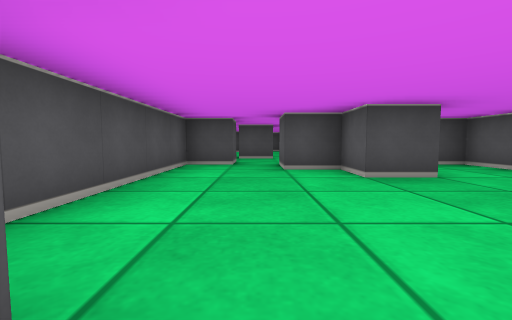
[1] (above)

24 first-person views from a walk through a cub3D level. The camera is about half as high as the walls, tilts 4° down and sees 90° across. The floor is counted in squares. Each view is taken from the middle of a square. On the plan, view 1 faces up. The plan holds only what a view shows up to about 9 squares ahead; the rest is blank.

[2]
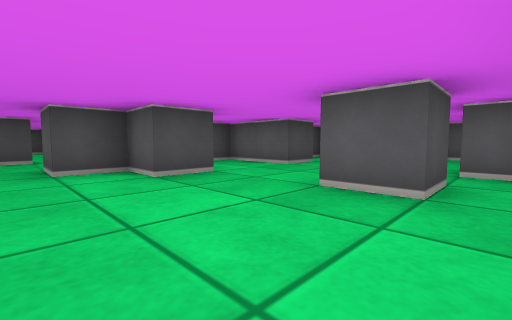

[3]
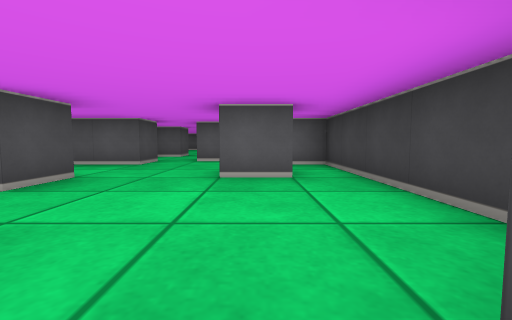

[4]
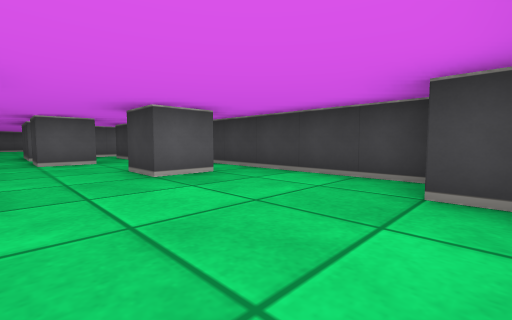

[5]
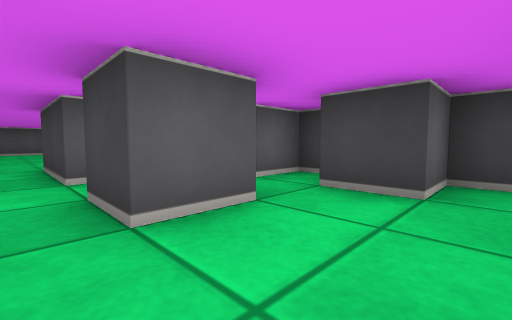

[6]
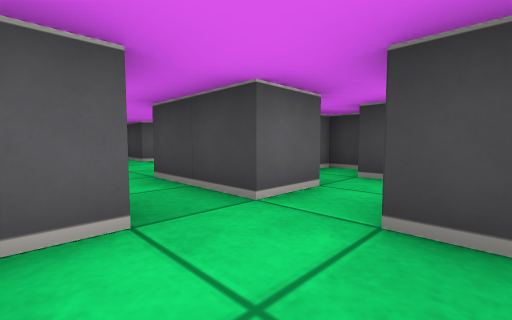

[7]
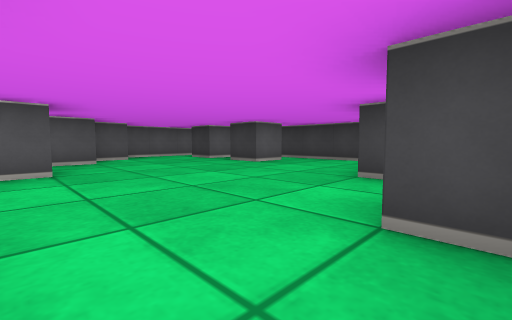

[8]
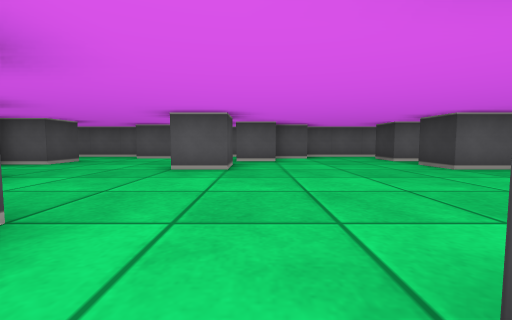

[9]
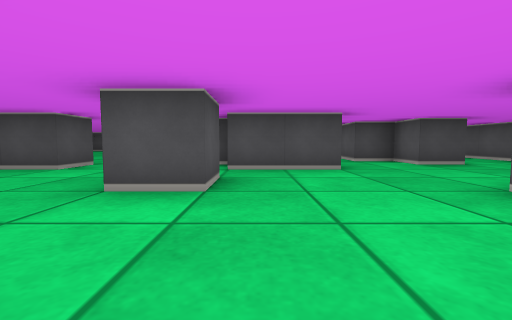

[10]
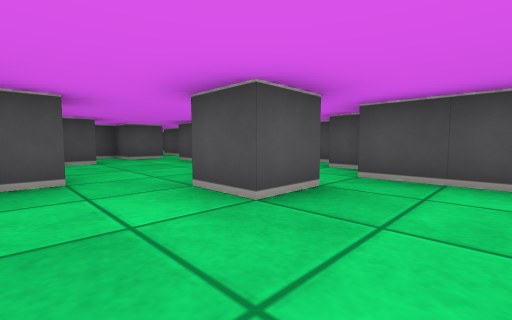

[11]
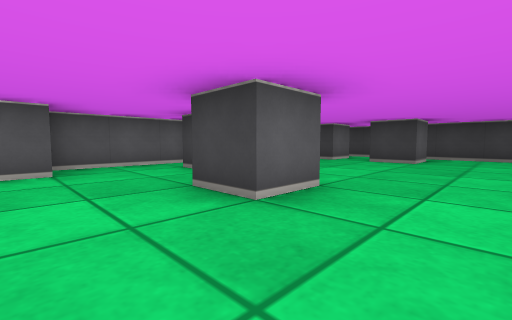

[12]
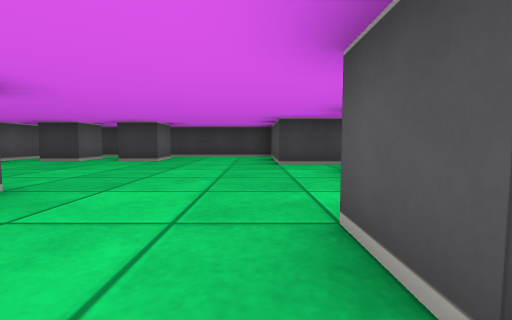

[13]
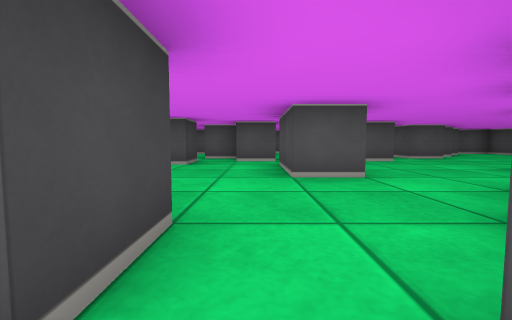

[14]
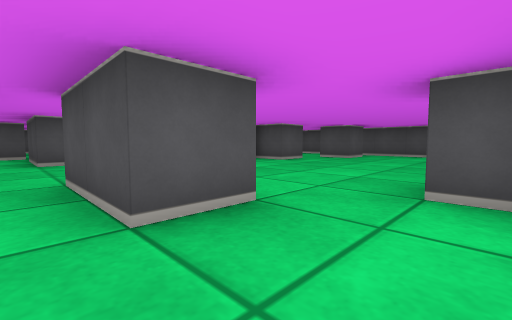

[15]
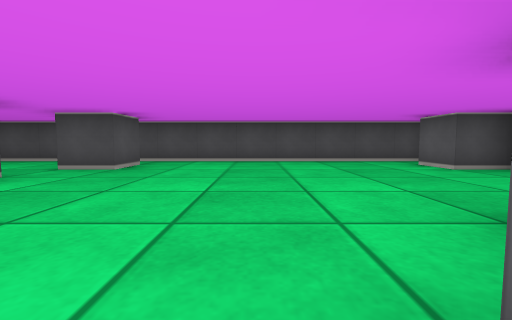

[16]
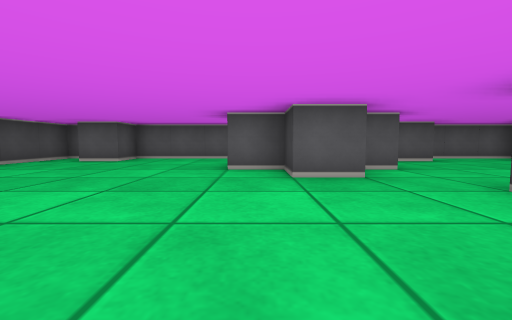

[17]
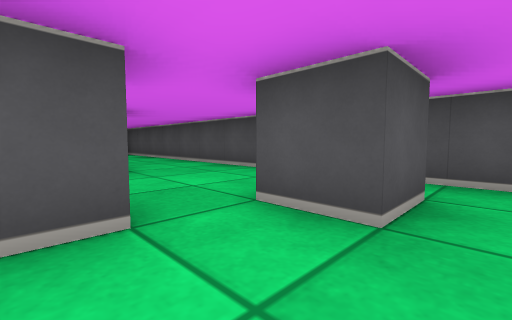

[18]
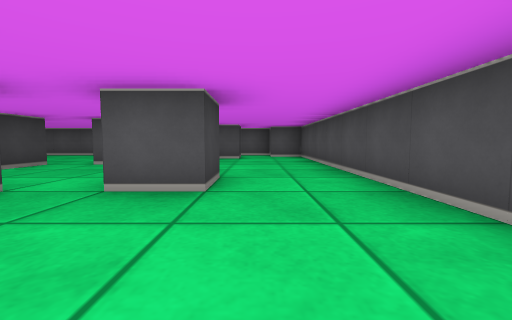

[19]
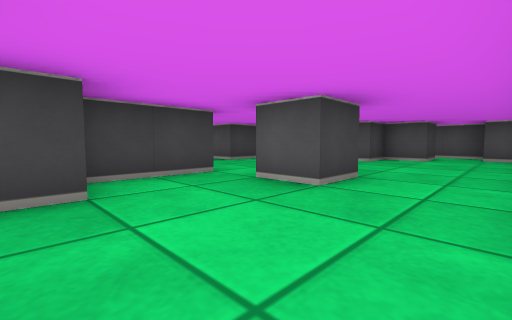

[20]
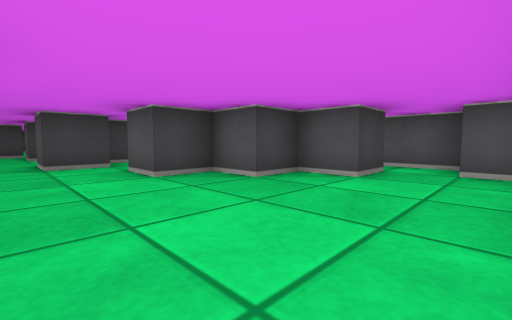

[21]
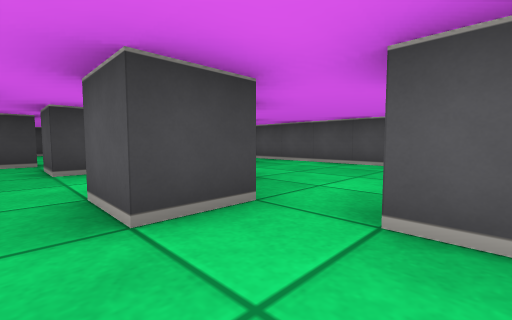

[22]
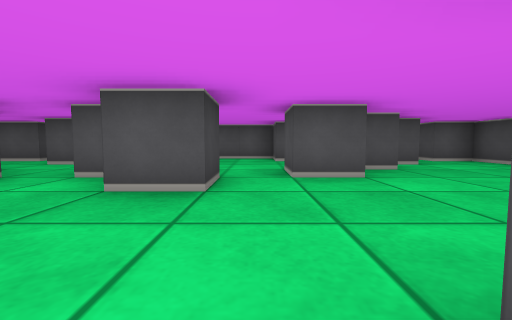

[23]
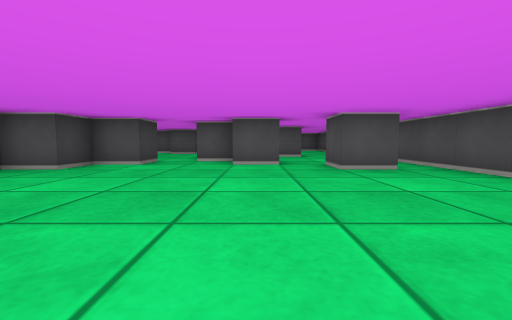

[24]
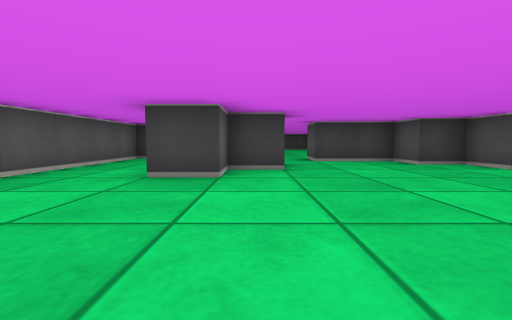

### Floor plan
Key: @ floor where view 1 was taken; # wall or solid block; . floor.
Columns run from 2 left of view 1 to 17 right of it. Each row starts with its distance up from view 1.
 18  ###################
 17 ##.................#
 16 #..........#......##
 15 #.#....#...........#
 14 # ##.....##........#
 13 ##.##...##.........#
 12 #..............##..#
 11 #...##....#....#...#
 10 #...#.....##...##..#
  9 #......##..###.....#
  8 #.#.##............##
  7 #...#......#.......#
  6 ##....#........#...#
  5 #..#..##.#.......#.#
  4 #.. #..#.##......###
  3 #..................#
  2 #.......#.##.......#
  1  ....#.....#...#.#.#
  0  #@....#.#.#...... #
 -1  #################

Positions as (right, up) in squares from view 1, and headings:
1: (0, 0), facing up
2: (0, 0), facing up-right
3: (-1, 1), facing right
4: (-1, 3), facing down-right
5: (4, 3), facing down-right
6: (6, 4), facing down-right
7: (8, 6), facing down-right
8: (8, 5), facing right
9: (10, 4), facing up
10: (11, 5), facing up-left
11: (11, 8), facing down-right
12: (10, 8), facing down
13: (10, 8), facing left
14: (13, 8), facing up-left
15: (12, 11), facing up
16: (9, 12), facing right
17: (10, 14), facing up-left
18: (8, 16), facing left
19: (8, 17), facing down-left
20: (4, 17), facing down-left
21: (4, 13), facing down-left
22: (6, 12), facing left
23: (14, 14), facing left
24: (13, 16), facing down
